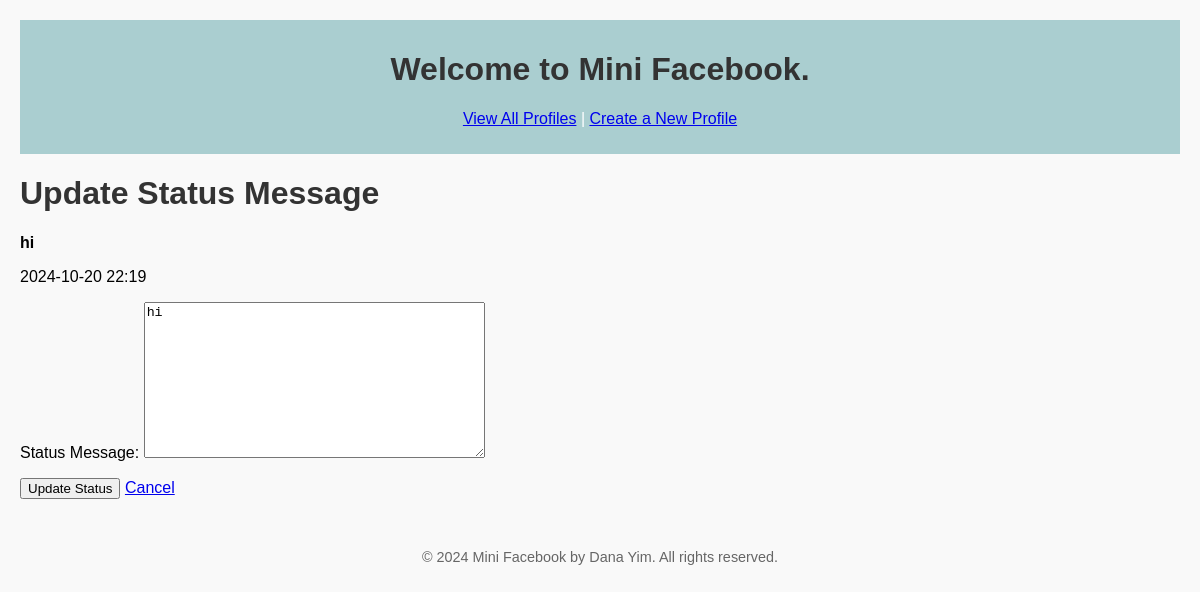
Screenshot of /mini_fb/status/8/update/ with the database file from the repository.
### mini_fb/models.py (models this page shows, shortened)
class StatusMessage(models.Model):
    timestamp = models.DateTimeField(default=timezone.now)  # Automatically sets the current time as default
    message = models.TextField(blank=False)  # Text of the status message
    profile = models.ForeignKey(Profile, on_delete=models.CASCADE, related_name='status_messages')  # Foreign key relationship

### mini_fb/views.py (the view, shortened to what this page needs)
# urls.py: path('status/<int:pk>/update/', views.UpdateStatusMessageView.as_view(), name='update_status'),
class UpdateStatusMessageView(UpdateView):
    model = StatusMessage
    form_class = CreateStatusMessageForm
    template_name = 'mini_fb/update_status_form.html'
    context_object_name = 'status_message'

### mini_fb/forms.py
class CreateStatusMessageForm(forms.ModelForm):
    message = forms.CharField(label="Status Message", widget=forms.Textarea, required=True)
    class Meta:
        model = StatusMessage
        fields = ['message']

### mini_fb/templates/mini_fb/update_status_form.html (shortened to what this page needs)
{% extends 'mini_fb/base.html' %}
{% block content %}
<h1>Update Status Message</h1>
<div class="status-message">
    <p><strong>{{ form.message.value }}</strong></p>
    <p>{{ status_message.timestamp|date:"Y-m-d H:i" }}</p>
</div>
<form method="post">
    {{ form.as_p }}
    <button type="submit">Update Status</button>
    <a href="{% url 'show_profile' status_message.profile.pk %}">Cancel</a>
</form>
{% endblock %}

### static/css/styles.css (style rules this page uses)
body { font-family: Arial, sans-serif; background-color: #f9f9f9; margin: 20px; }
h1, h2 { color: #333; }

### rows the page displays
StatusMessage: message.value "hi", timestamp "2024-10-20 22:19", message "hi"
